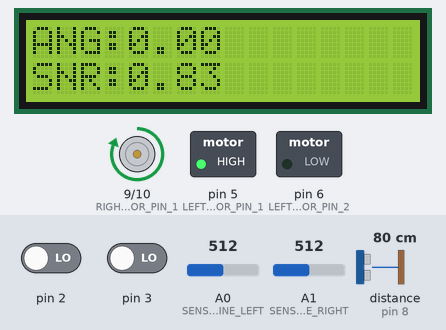
Bench run of a sketch on a simulated Arduino Uno, built with avr-gcc and run on an emulated ATmega328P. On the bench: 16×2 character LCD, motor-driver pin pairs drawn as motors (green arrow = first pin HIGH = forward, orange = second pin HIGH = backward, longer = more drive), switched loads named in the sketch (green lamp = pin HIGH). Wiring (inferred from the names in the program): ultrasonic range finder: trigger pin 7; echo pin 8. The inputs (shaded band) are chosen by the test bench; at power-on: A0 (SENSOR_LINE_LEFT) = 512, A1 (SENSOR_LINE_RIGHT) = 512, distance to the obstacle (sensor on pin 8) 80 cm, pin 2 LOW, pin 3 LOW. The echo pulse lasts 58.3 µs per cm; pins used as bus, display or sensor lines are not drawn.

Above: at 1.2 s.
1.3 s: A0 (SENSOR_LINE_LEFT) set to 70
At 2.96 s:
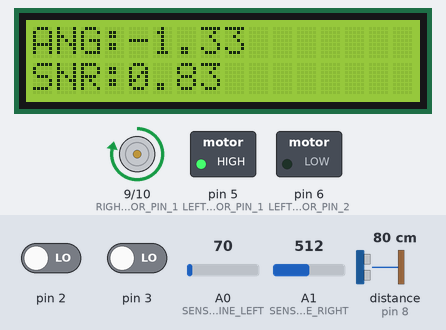
3.0 s: A1 (SENSOR_LINE_RIGHT) set to 716
At 3.21 s:
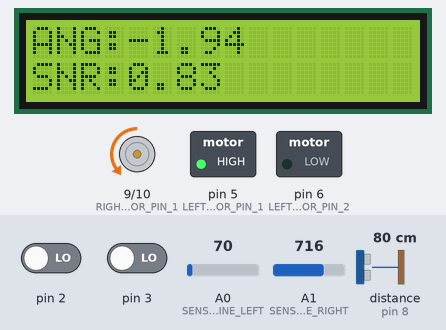
5.0 s: A1 (SENSOR_LINE_RIGHT) set to 900
At 6.2 s:
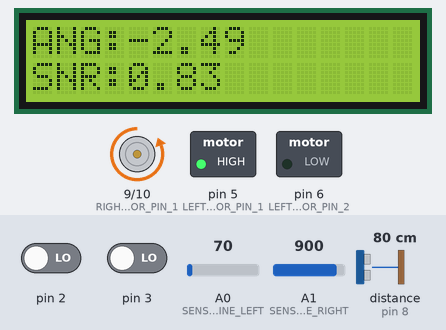
6.5 s: A0 (SENSOR_LINE_LEFT) set to 265
At 6.78 s:
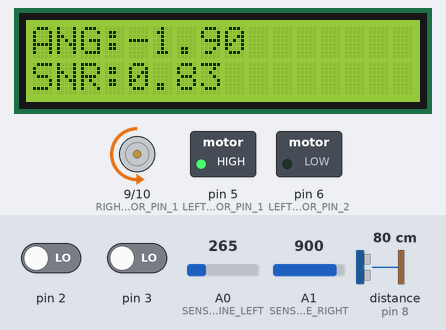
8.2 s: distance to the obstacle (sensor on pin 8) set to 258 cm
At 8.53 s:
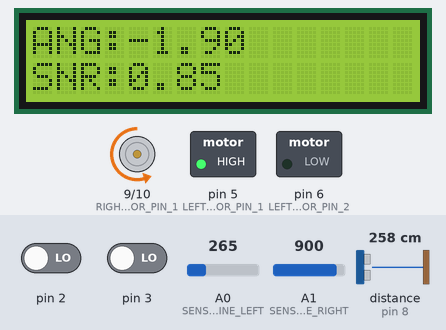
9.7 s: A1 (SENSOR_LINE_RIGHT) set to 716
At 10.11 s:
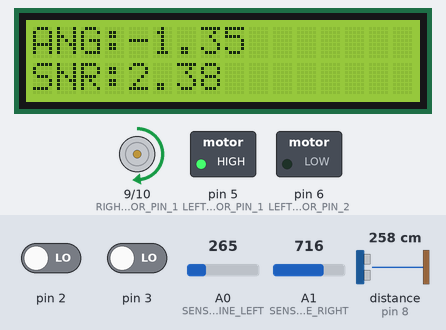
Timing chart, 0 to 13.0 s (numbered marks = the images above; inputs shaded):
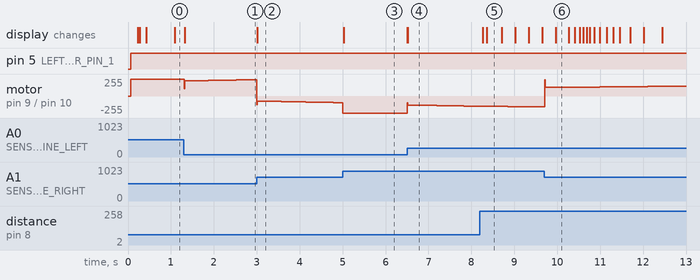

The sketch:

driver_motors_math_encoders_pid_line_lcd_sonar.ino
```cpp
// Скетч для управления моторами используя драйвер (ПИД-регулятор) для езды по линии
#include <LiquidCrystalRus.h> //инициализация библиотеки
#include <Ultrasonic.h>
#include <SimpleKalmanFilter.h>

#define SONAR_TRIG_PIN        7
#define SONAR_ECHO_PIN        8

// выводы к которым подключен драйвер моторов
#define LEFT_MOTOR_PIN_1          5
#define LEFT_MOTOR_PIN_2          6
#define RIGHT_MOTOR_PIN_1         9
#define RIGHT_MOTOR_PIN_2         10

// выводы к которым подключены датчики линии
#define SENSOR_LINE_LEFT          A0
#define SENSOR_LINE_RIGHT         A1

#define LEFT_ENCODER_INTERRUPT_NB   0  // номер прерывания
#define RIGHT_ENCODER_INTERRUPT_NB  1  // номер прерывания

#define TIME_PUB_PERIOD_MS          5  // интервал публикации значений

#define Kp                        120.0    // пропорциональный коэффициент для ПИД регулятора (41.7)
#define Ki                        0.1      // интегральный коэффициент для ПИД регулятора
#define Kd                        0.2      // дифференциальный коэффициент для ПИД регулятора

#define Kp_LINE                   0.003    // пропорциональный коэффициент для ПИД регулятора линии
#define Kd_LINE                   0.0005    // дифференциальный коэффициент для ПИД р-егулятора линии

#define MOTOR_VALUE_MAX           255      // максимальное значение подаваемое на драйвер
#define MOTOR_VALUE_MIN           80       // минимальное значение подаваемое на драйвер

#define ROBOT_LINEAR              0.3      // линейная скорость робота
#define ROBOT_ANGULAR             0.0      // угловая скорость робота

#define WHEEL_BASE                0.184     // база колесная в метрах
#define WHEEL_DIAMETER            0.084     // диаметр колеса в метрах
#define WHEEL_IMPULSE_COUNT       1225.0    // количество импульсов на оборот колеса

#define COUNT_MOTORS              2         // количество моторов

// стороны робота
#define LEFT                      0
#define RIGHT                     1

unsigned long last_time_pub; // время последней публикации

float linear = ROBOT_LINEAR;
float angular = ROBOT_ANGULAR;

float enc_count[COUNT_MOTORS] = {0.0, 0.0};      // счетчик для левого колеса
float speed_wheel[COUNT_MOTORS] = {0.0, 0.0};    // скорость моторов требуемая
float speed_actual[COUNT_MOTORS] = {0.0, 0.0};   // скорость моторов реальная

float e_prev[COUNT_MOTORS] = {0.0, 0.0};          //последнее значение разницы скорости движения
float I_prev[COUNT_MOTORS] = {0.0, 0.0};          //последние значения выборки интегральной составляющей ПИД регулятора

float e_prev_line = 0.0;

LiquidCrystalRus lcd(12, 13, A2, A3, A4, A5);
Ultrasonic sonar(SONAR_TRIG_PIN, SONAR_ECHO_PIN);
SimpleKalmanFilter kf(1, 1, 0.05);

void setup() {
  // инициализация выходов на драйверы управления моторами
  pinMode(LEFT_MOTOR_PIN_1, OUTPUT);
  pinMode(LEFT_MOTOR_PIN_2, OUTPUT);
  pinMode(RIGHT_MOTOR_PIN_1, OUTPUT);
  pinMode(RIGHT_MOTOR_PIN_2, OUTPUT);

  // инициализация прерываний
  attachInterrupt(LEFT_ENCODER_INTERRUPT_NB,  callBackInterruptLeftEncoder, CHANGE);
  attachInterrupt(RIGHT_ENCODER_INTERRUPT_NB, callBackInterruptRightEncoder, CHANGE);

  lcd.begin(16, 2);// описание экрана 1602(16 столбцов,2 строки)

  Serial.begin(115200);
}

void loop() {
  float range = sonar.read() / 100.0;
  float range_kf = kf.updateEstimate(range);

  unsigned long t = millis() - last_time_pub;

  // проверяем нужно ли публиковать
  if (t > TIME_PUB_PERIOD_MS) {

    float sensor_line_left = analogRead(SENSOR_LINE_LEFT);
    float sensor_line_right = analogRead(SENSOR_LINE_RIGHT);
    float angular = linePID(sensor_line_right, sensor_line_left);

    float V = linear;                      //линейная скорость
    float W = angular;                     //угловая скорость
    float r = WHEEL_DIAMETER/2.0;          //радиус колеса
    float d = WHEEL_BASE;                  //база робота

    // вычисление требуемой скорости вращения колес
    speed_wheel[LEFT] = (1.0 / r) * V - (d / r) * W;
    speed_wheel[RIGHT] = (1.0 / r) * V + (d / r) * W;

    //вычисление текущей скорости вращения колес
    speed_actual[LEFT] = impulse2rad(enc_count[LEFT]) / ((float)t / 1000.0);
    speed_actual[RIGHT] = impulse2rad(enc_count[RIGHT]) / ((float)t / 1000.0);

    //вычисление значения для драйвера используя ПИД-регулятор
    float pid_left = motorsPID(speed_wheel[LEFT], speed_actual[LEFT], LEFT);
    float pid_right = motorsPID(speed_wheel[RIGHT], speed_actual[RIGHT], RIGHT);

    moveMotor(pid_left, LEFT);
    moveMotor(pid_right, RIGHT);

    lcd.print("ANG:"); //выводим текст
    lcd.print(angular); //выводим текст
    lcd.setCursor(0, 1); //переводим курсор на 0 столбец 1 строку
    lcd.print("SNR:"); //выводим текст
    lcd.print(range_kf); //выводим текст
    lcd.setCursor(0, 0); //переводим курсор на 0 столбец 1 строку

    enc_count[LEFT] = 0.0;
    enc_count[RIGHT] = 0.0;

    last_time_pub = millis(); // фиксируем время последней публикации
  }
}

float linePID(int sensor_line_1, int sensor_line_2)
{
  //Расчет средней скорости движения между публикациями
  float e = sensor_line_2 - sensor_line_1;          //угол отклонения

  if(e == 0.0){
    e_prev_line = 0.0;
    return 0.0;
  }

  //ПИД регулятор для расчета значения для драйвера моторов
  float P = Kp_LINE * e;
  float D = Kd_LINE * (e - e_prev_line);
  float value = P + D;

  e_prev_line = e;                           //фиксируем последнее значение угла угла отклонения

  return value;
}

// ПИД-регулятор
int motorsPID(float speed_control, float speed_actual, int side)
{
  // при управляющем воздействии равным нулю фиксируем составляющие на текущем шаге и возвращаем управляющее возжействие равным нулю
  if (speed_control == 0.0) {
    I_prev[side] = 0.0;
    e_prev[side] = 0.0;
    return 0;
  }

  // расчет ошибки между требуемой скоростью и фактической
  float e = speed_control - speed_actual;          //разница в скорости текущая в m/s и желаемая m/s

  // ПИД регулятор для рассчета значения для драйвера моторов
  float P = Kp * e;
  float I = I_prev[side] + Ki * e;
  float D = Kd * (e - e_prev[side]);
  float value = round(P + I + D);

  I_prev[side] = I;            //фиксируем интегральную составляющую
  e_prev[side] = e;            //фиксируем последнее значение разницы в скорости

  return value;
}

// управление мотором на определенной стороне робота
void moveMotor(int value, int side){
  // избавляемся от переполнения ШИМ
  if (value>MOTOR_VALUE_MAX)
    value = MOTOR_VALUE_MAX;
  if (value<-MOTOR_VALUE_MAX)
    value = -MOTOR_VALUE_MAX;

  // убираем значения ниже минимального значения при котором моторы могут вращаться
  if (value < 0 && value >= -MOTOR_VALUE_MIN)
    value = -MOTOR_VALUE_MIN;
  if (value > 0 && value <= MOTOR_VALUE_MIN)
    value = MOTOR_VALUE_MIN;

  // определяем направление вращения и передаем значения на драйвер
  if (value>=0) {
    if (value==0){
      // стоп мотор
      analogWrite(side==LEFT ? LEFT_MOTOR_PIN_1 : RIGHT_MOTOR_PIN_1, 0);
      analogWrite(side==LEFT ? LEFT_MOTOR_PIN_2 : RIGHT_MOTOR_PIN_2, 0);
    } else {
      // вращение вперед
      analogWrite(side==LEFT ? LEFT_MOTOR_PIN_1 : RIGHT_MOTOR_PIN_1, abs(value));
      analogWrite(side==LEFT ? LEFT_MOTOR_PIN_2 : RIGHT_MOTOR_PIN_2, 0);
    }
  } else {
    // вращение назад
    analogWrite(side==LEFT ? LEFT_MOTOR_PIN_1 : RIGHT_MOTOR_PIN_1, 0);
    analogWrite(side==LEFT ? LEFT_MOTOR_PIN_2 : RIGHT_MOTOR_PIN_2, abs(value));
  }
}

float getRotationDir(float value){
  if (value>=0) {
    if (value==0){
      return 0.0;
    }
    else
    {
      return 1.0;
    }
  }
  else
  {
    return -1.0;
  }
}

// обработчик прерывания для левого колеса
inline void callBackInterruptLeftEncoder() {
  enc_count[LEFT] += getRotationDir(speed_wheel[LEFT]);
}

// обработчик прерывания для правого колеса
inline void callBackInterruptRightEncoder() {
  enc_count[RIGHT] += getRotationDir(speed_wheel[RIGHT]);
}

// преобразование импульсов в метры
inline float impulse2meters(float x) {
  return (x / WHEEL_IMPULSE_COUNT) * M_PI * WHEEL_DIAMETER;
}

// преобразование импульсов в радианы
inline float impulse2rad(float x) {
  return (x / WHEEL_IMPULSE_COUNT) * 2.0 * M_PI;
}
```

Measured:
- after the input at 1.3 s, the display: changes at once (image 1)
- after the input at 3.0 s, the display: changes at once (image 2)
- after the input at 5.0 s, the display: changes at once (image 3)
- after the input at 6.5 s, the display: first changes at once (image 4 shows a later state)
- after the input at 8.2 s, the display: first changes after 0.06 s (image 5 shows a later state)
